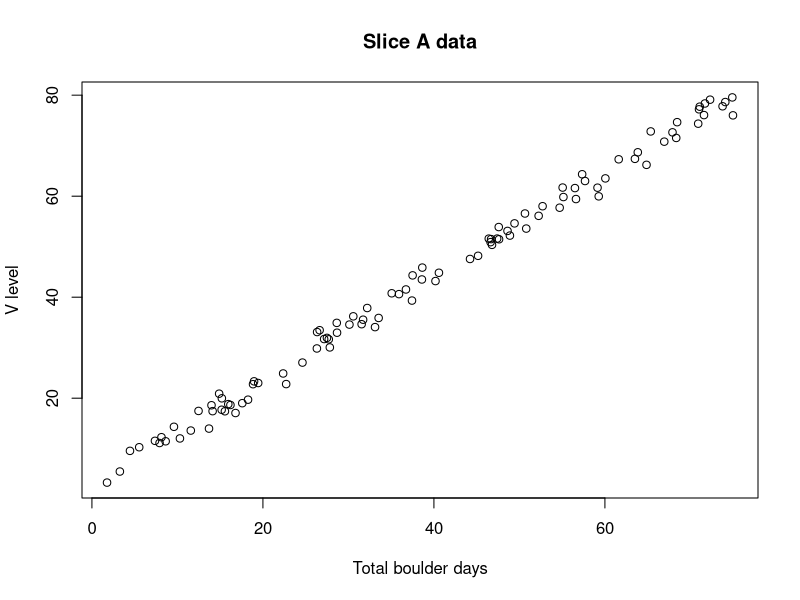
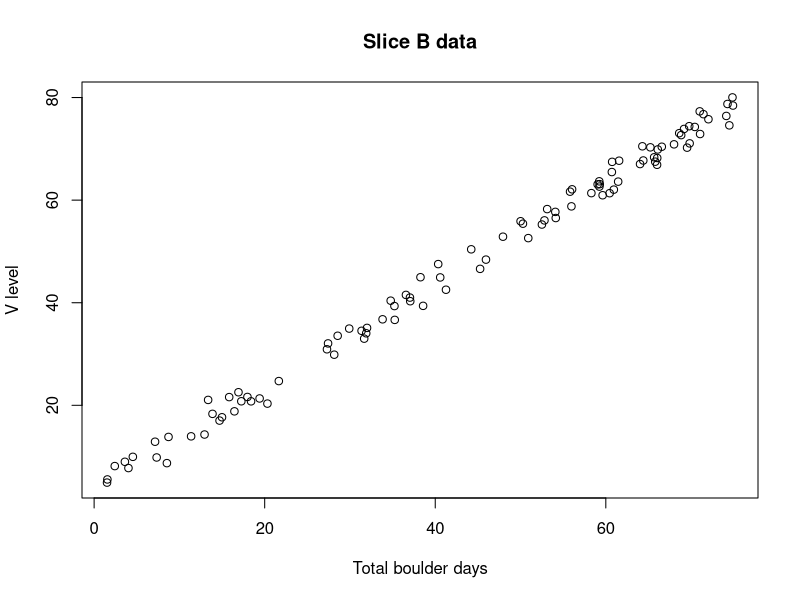

R code for these plots, in order:
setwd("/Users/anggunberlian/Desktop/CS112")

total_boulder_days <- runif(200, min = 1, max = 75)
boulder_hours_per_day <- runif(200, min = 0.5, max = 4)
treatment_chalk <- sample(c(0, 1), 200, replace = TRUE)
noise <- rnorm(200, mean = 0, sd = 0.6)
v_level <- total_boulder_days + 1.5 * boulder_hours_per_day + treatment_chalk + noise
v_level
boulder_klub <- data.frame(total_boulder_days, boulder_hours_per_day, treatment_chalk, v_level)
boulder_klub
rnd_indices <- sample(nrow(boulder_klub), 100) # run once
slice_a <- boulder_klub[rnd_indices, ] # data you slice
slice_b <- boulder_klub[-rnd_indices, ] # data left
write.csv(boulder_klub[rnd_indices, ], "firstslide.csv")
write.csv(boulder_klub[-rnd_indices, ], "secondslide.csv")

plot(slice_a$total_boulder_days, slice_a$v_level, ylab="V level", xlab="Total boulder days", main="Slice A data")
plot(slice_b$total_boulder_days, slice_b$v_level, ylab="V level", xlab="Total boulder days", main="Slice B data")

v_level_true <- total_boulder_days + 1.5 * boulder_hours_per_day + treatment_chalk
boulder_klub_true <- data.frame(total_boulder_days, boulder_hours_per_day, treatment_chalk, v_level)
head(boulder_klub_true)
reg <- lm(v_level_true ~ total_boulder_days + boulder_hours_per_day + treatment_chalk)
reg$fitted.values
errors <- v_level_true - reg$fitted.values
se <- errors^2
sum_se <- sum(se)
mean <- mean(sum_se)
sqrt(mean) #RMSE

#R-SQUARED!!!
pred_boulder <- v_level
actual_boulder <- v_level_true
rss <- sum((pred_boulder - actual_boulder) ^ 2)
tss <- sum((actual_boulder - mean(actual_boulder)) ^ 2) 
rqs <- 1 - rss/tss
rqs
#write.csv(dataset, "filename.csv")
# r sample dataframe; selecting a random subset in r
# df is a data frame; pick 5 rows

#df[sample(nrow(df), 5), ]

#preds <- c(1, 2, 3)
#actual <- c(2, 2, 4)
#rss <- sum((preds - actual) ^ 2)  ## residual sum of squares
#tss <- sum((actual - mean(actual)) ^ 2)  ## total sum of squares
#rsq <- 1 - rss/tss
